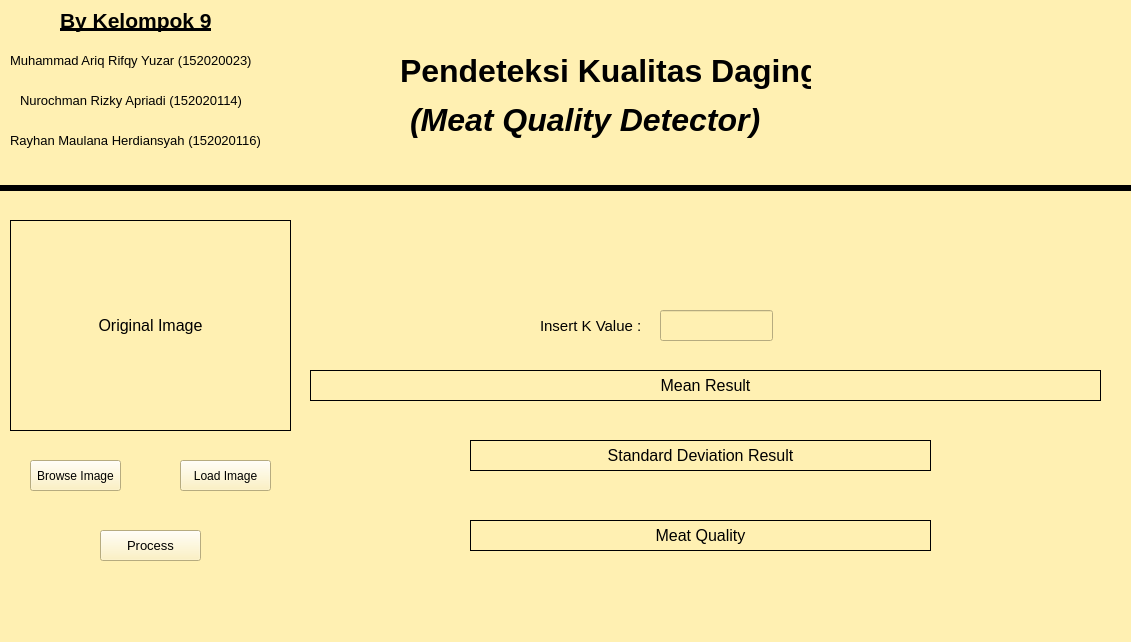
<?xml version="1.0" encoding="UTF-8"?>
<ui version="4.0">
 <class>MainWindow</class>
 <widget class="QMainWindow" name="MainWindow">
  <property name="geometry">
   <rect>
    <x>0</x>
    <y>0</y>
    <width>1131</width>
    <height>642</height>
   </rect>
  </property>
  <property name="windowTitle">
   <string>MainWindow</string>
  </property>
  <property name="styleSheet">
   <string notr="true">background-color: rgb(255, 240, 178);</string>
  </property>
  <widget class="QWidget" name="centralwidget">
   <widget class="QLabel" name="label">
    <property name="geometry">
     <rect>
      <x>10</x>
      <y>220</y>
      <width>281</width>
      <height>211</height>
     </rect>
    </property>
    <property name="font">
     <font>
      <pointsize>12</pointsize>
     </font>
    </property>
    <property name="frameShape">
     <enum>QFrame::Box</enum>
    </property>
    <property name="text">
     <string>Original Image</string>
    </property>
    <property name="alignment">
     <set>Qt::AlignCenter</set>
    </property>
   </widget>
   <widget class="QPushButton" name="CobaButton">
    <property name="geometry">
     <rect>
      <x>100</x>
      <y>530</y>
      <width>101</width>
      <height>31</height>
     </rect>
    </property>
    <property name="font">
     <font>
      <pointsize>10</pointsize>
     </font>
    </property>
    <property name="text">
     <string>Process</string>
    </property>
   </widget>
   <widget class="QLabel" name="L_HasilMean">
    <property name="geometry">
     <rect>
      <x>310</x>
      <y>370</y>
      <width>791</width>
      <height>31</height>
     </rect>
    </property>
    <property name="font">
     <font>
      <pointsize>12</pointsize>
     </font>
    </property>
    <property name="inputMethodHints">
     <set>Qt::ImhHiddenText</set>
    </property>
    <property name="frameShape">
     <enum>QFrame::Box</enum>
    </property>
    <property name="text">
     <string>Mean Result</string>
    </property>
    <property name="textFormat">
     <enum>Qt::AutoText</enum>
    </property>
    <property name="alignment">
     <set>Qt::AlignCenter</set>
    </property>
   </widget>
   <widget class="QLabel" name="L_HasilStdev">
    <property name="geometry">
     <rect>
      <x>470</x>
      <y>440</y>
      <width>461</width>
      <height>31</height>
     </rect>
    </property>
    <property name="font">
     <font>
      <pointsize>12</pointsize>
     </font>
    </property>
    <property name="inputMethodHints">
     <set>Qt::ImhHiddenText</set>
    </property>
    <property name="frameShape">
     <enum>QFrame::Box</enum>
    </property>
    <property name="text">
     <string>Standard Deviation Result</string>
    </property>
    <property name="alignment">
     <set>Qt::AlignCenter</set>
    </property>
   </widget>
   <widget class="QLineEdit" name="lineEdit">
    <property name="geometry">
     <rect>
      <x>660</x>
      <y>310</y>
      <width>113</width>
      <height>31</height>
     </rect>
    </property>
    <property name="font">
     <font>
      <pointsize>11</pointsize>
     </font>
    </property>
   </widget>
   <widget class="QLabel" name="label_2">
    <property name="geometry">
     <rect>
      <x>540</x>
      <y>310</y>
      <width>111</width>
      <height>31</height>
     </rect>
    </property>
    <property name="font">
     <font>
      <pointsize>11</pointsize>
     </font>
    </property>
    <property name="text">
     <string>Insert K Value :</string>
    </property>
   </widget>
   <widget class="QLabel" name="L_Daging">
    <property name="geometry">
     <rect>
      <x>470</x>
      <y>520</y>
      <width>461</width>
      <height>31</height>
     </rect>
    </property>
    <property name="font">
     <font>
      <pointsize>12</pointsize>
     </font>
    </property>
    <property name="inputMethodHints">
     <set>Qt::ImhHiddenText</set>
    </property>
    <property name="frameShape">
     <enum>QFrame::Box</enum>
    </property>
    <property name="text">
     <string>Meat Quality</string>
    </property>
    <property name="alignment">
     <set>Qt::AlignCenter</set>
    </property>
   </widget>
   <widget class="QPushButton" name="Browse">
    <property name="geometry">
     <rect>
      <x>30</x>
      <y>460</y>
      <width>91</width>
      <height>31</height>
     </rect>
    </property>
    <property name="text">
     <string>Browse Image</string>
    </property>
   </widget>
   <widget class="QPushButton" name="Load">
    <property name="geometry">
     <rect>
      <x>180</x>
      <y>460</y>
      <width>91</width>
      <height>31</height>
     </rect>
    </property>
    <property name="text">
     <string>Load Image</string>
    </property>
   </widget>
   <widget class="Line" name="line">
    <property name="geometry">
     <rect>
      <x>0</x>
      <y>180</y>
      <width>1141</width>
      <height>16</height>
     </rect>
    </property>
    <property name="font">
     <font>
      <pointsize>14</pointsize>
      <weight>75</weight>
      <bold>true</bold>
     </font>
    </property>
    <property name="frameShadow">
     <enum>QFrame::Plain</enum>
    </property>
    <property name="lineWidth">
     <number>6</number>
    </property>
    <property name="orientation">
     <enum>Qt::Horizontal</enum>
    </property>
   </widget>
   <widget class="QLabel" name="label_3">
    <property name="geometry">
     <rect>
      <x>400</x>
      <y>50</y>
      <width>411</width>
      <height>41</height>
     </rect>
    </property>
    <property name="font">
     <font>
      <family>Nirmala UI</family>
      <pointsize>24</pointsize>
      <weight>75</weight>
      <bold>true</bold>
      <underline>false</underline>
      <strikeout>false</strikeout>
     </font>
    </property>
    <property name="text">
     <string>Pendeteksi Kualitas Daging</string>
    </property>
   </widget>
   <widget class="QLabel" name="label_4">
    <property name="geometry">
     <rect>
      <x>60</x>
      <y>0</y>
      <width>161</width>
      <height>41</height>
     </rect>
    </property>
    <property name="font">
     <font>
      <family>Nirmala UI</family>
      <pointsize>16</pointsize>
      <weight>75</weight>
      <bold>true</bold>
      <underline>true</underline>
     </font>
    </property>
    <property name="text">
     <string>By Kelompok 9</string>
    </property>
   </widget>
   <widget class="QLabel" name="label_6">
    <property name="geometry">
     <rect>
      <x>10</x>
      <y>40</y>
      <width>241</width>
      <height>41</height>
     </rect>
    </property>
    <property name="font">
     <font>
      <family>Nirmala UI</family>
      <pointsize>10</pointsize>
      <weight>50</weight>
      <bold>false</bold>
      <underline>false</underline>
     </font>
    </property>
    <property name="text">
     <string>Muhammad Ariq Rifqy Yuzar (152020023)</string>
    </property>
   </widget>
   <widget class="QLabel" name="label_7">
    <property name="geometry">
     <rect>
      <x>20</x>
      <y>80</y>
      <width>241</width>
      <height>41</height>
     </rect>
    </property>
    <property name="font">
     <font>
      <family>Nirmala UI</family>
      <pointsize>10</pointsize>
      <weight>50</weight>
      <bold>false</bold>
      <underline>false</underline>
     </font>
    </property>
    <property name="text">
     <string>Nurochman Rizky Apriadi (152020114)</string>
    </property>
   </widget>
   <widget class="QLabel" name="label_8">
    <property name="geometry">
     <rect>
      <x>10</x>
      <y>120</y>
      <width>251</width>
      <height>41</height>
     </rect>
    </property>
    <property name="font">
     <font>
      <family>Nirmala UI</family>
      <pointsize>10</pointsize>
      <weight>50</weight>
      <bold>false</bold>
      <underline>false</underline>
     </font>
    </property>
    <property name="text">
     <string>Rayhan Maulana Herdiansyah (152020116)</string>
    </property>
   </widget>
   <widget class="QLabel" name="label_5">
    <property name="geometry">
     <rect>
      <x>410</x>
      <y>100</y>
      <width>411</width>
      <height>41</height>
     </rect>
    </property>
    <property name="font">
     <font>
      <family>Nirmala UI</family>
      <pointsize>24</pointsize>
      <weight>75</weight>
      <bold>true</bold>
      <underline>false</underline>
      <strikeout>false</strikeout>
     </font>
    </property>
    <property name="text">
     <string>&lt;html&gt;&lt;head/&gt;&lt;body&gt;&lt;p&gt;&lt;span style=&quot; font-style:italic;&quot;&gt;(Meat Quality Detector)&lt;/span&gt;&lt;/p&gt;&lt;/body&gt;&lt;/html&gt;</string>
    </property>
   </widget>
  </widget>
  <widget class="QMenuBar" name="menubar">
   <property name="geometry">
    <rect>
     <x>0</x>
     <y>0</y>
     <width>1131</width>
     <height>21</height>
    </rect>
   </property>
  </widget>
  <widget class="QStatusBar" name="statusbar"/>
 </widget>
 <resources>
  <include location="../MeatDetector/logo.qrc"/>
 </resources>
 <connections/>
</ui>
